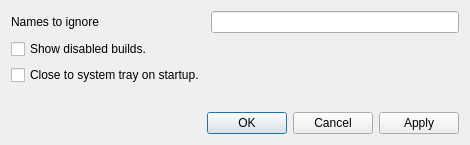
<?xml version="1.0" encoding="UTF-8"?>
<ui version="4.0">
 <class>SettingsDialogClass</class>
 <widget class="QDialog" name="SettingsDialogClass">
  <property name="geometry">
   <rect>
    <x>0</x>
    <y>0</y>
    <width>470</width>
    <height>145</height>
   </rect>
  </property>
  <property name="sizePolicy">
   <sizepolicy hsizetype="Expanding" vsizetype="Expanding">
    <horstretch>0</horstretch>
    <verstretch>0</verstretch>
   </sizepolicy>
  </property>
  <property name="windowTitle">
   <string>Settings</string>
  </property>
  <layout class="QGridLayout" name="gridLayout">
   <item row="0" column="0">
    <layout class="QFormLayout" name="formLayout">
     <property name="sizeConstraint">
      <enum>QLayout::SetNoConstraint</enum>
     </property>
     <property name="fieldGrowthPolicy">
      <enum>QFormLayout::ExpandingFieldsGrow</enum>
     </property>
     <item row="1" column="0">
      <widget class="QLabel" name="label_2">
       <property name="text">
        <string>Names to ignore</string>
       </property>
      </widget>
     </item>
     <item row="1" column="1">
      <widget class="QLineEdit" name="nameIgnoreList"/>
     </item>
     <item row="2" column="0">
      <widget class="QCheckBox" name="showDisabledBuilds">
       <property name="text">
        <string>Show disabled builds.</string>
       </property>
      </widget>
     </item>
     <item row="3" column="0">
      <widget class="QCheckBox" name="closeToTrayOnStartup">
       <property name="text">
        <string>Close to system tray on startup.</string>
       </property>
      </widget>
     </item>
    </layout>
   </item>
   <item row="1" column="0">
    <widget class="QDialogButtonBox" name="buttonBox">
     <property name="orientation">
      <enum>Qt::Horizontal</enum>
     </property>
     <property name="standardButtons">
      <set>QDialogButtonBox::Apply|QDialogButtonBox::Cancel|QDialogButtonBox::Ok</set>
     </property>
    </widget>
   </item>
  </layout>
 </widget>
 <tabstops>
  <tabstop>nameIgnoreList</tabstop>
  <tabstop>showDisabledBuilds</tabstop>
  <tabstop>closeToTrayOnStartup</tabstop>
 </tabstops>
 <resources/>
 <connections>
  <connection>
   <sender>buttonBox</sender>
   <signal>accepted()</signal>
   <receiver>SettingsDialogClass</receiver>
   <slot>accept()</slot>
   <hints>
    <hint type="sourcelabel">
     <x>248</x>
     <y>254</y>
    </hint>
    <hint type="destinationlabel">
     <x>157</x>
     <y>274</y>
    </hint>
   </hints>
  </connection>
  <connection>
   <sender>buttonBox</sender>
   <signal>rejected()</signal>
   <receiver>SettingsDialogClass</receiver>
   <slot>reject()</slot>
   <hints>
    <hint type="sourcelabel">
     <x>316</x>
     <y>260</y>
    </hint>
    <hint type="destinationlabel">
     <x>286</x>
     <y>274</y>
    </hint>
   </hints>
  </connection>
 </connections>
</ui>
